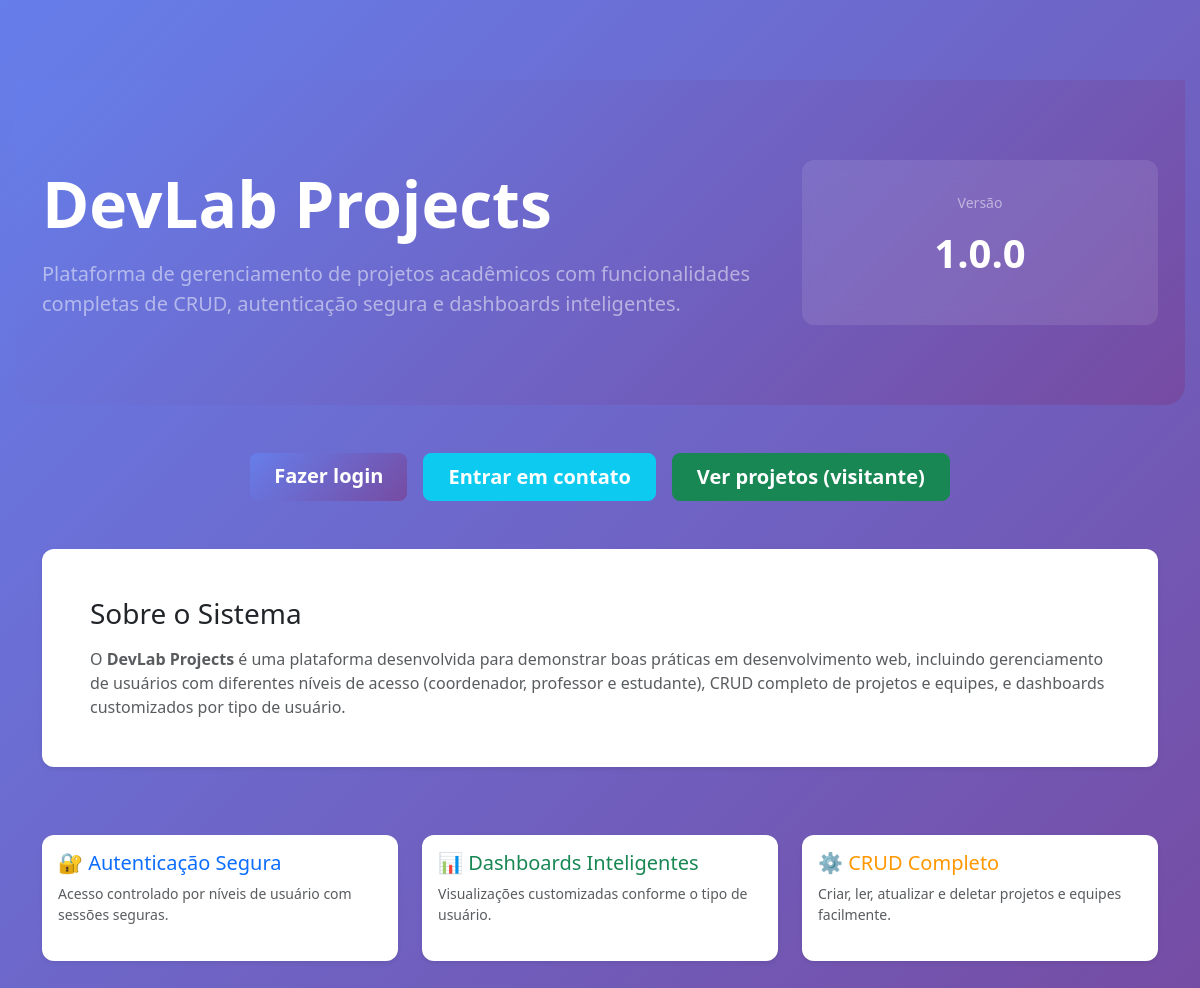
The app's page /, older data.
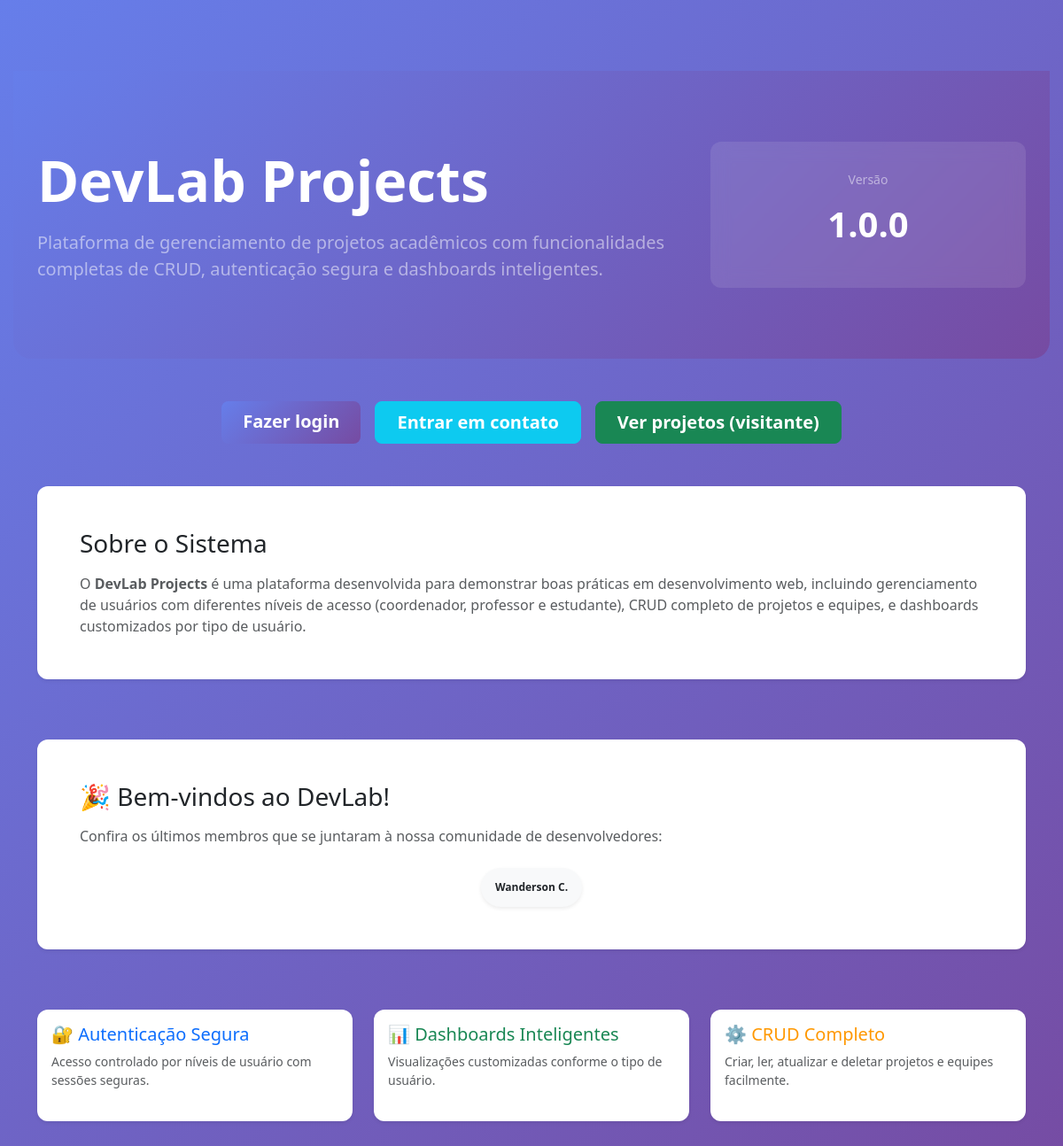
The same page, newer data.
### meuapp/models.py (models this page shows, shortened)
class SolicitacaoCadastro(models.Model):
    STATUS_CHOICES = [
        ('pendente', 'Pendente'),
        ('aprovada', 'Aprovada'),
        ('rejeitada', 'Rejeitada'),
    ]
    nome_completo = models.CharField(max_length=150)
    email = models.EmailField(unique=True)
    data_nascimento = models.DateField()
    senha_hash = models.CharField(max_length=255)  # Hash da senha
    matricula = models.CharField(max_length=20, unique=True)
    status = models.CharField(max_length=20, choices=STATUS_CHOICES, default='pendente')
    data_solicitacao = models.DateTimeField(auto_now_add=True)
    data_aprovacao = models.DateTimeField(null=True, blank=True)
    coordenador_aprovador = models.ForeignKey(
        Usuario,
        on_delete=models.SET_NULL,
        null=True,
        blank=True,
        related_name='solicitacoes_aprovadas',
        help_text="Coordenador que aprovou/rejeitou a solicitação"
    )
    motivo_rejeicao = models.TextField(blank=True, help_text="Motivo da rejeição (se aplicável)")
    class Meta:
        verbose_name = 'Solicitação de Cadastro'
        verbose_name_plural = 'Solicitações de Cadastro'
        ordering = ['-data_solicitacao']

### meuapp/views.py (the view)
# urls.py: path('', views.home, name='home'),
def home(request):
    coordenacao = {
        'nome': 'Coordenação de Projetos',
        'email': 'coordenacao@example.edu.br',
        'telefone': '+55 (61) 99999-0000',
        'local': 'Bloco A, Sala 101',
        'horario': 'Seg–Sex 09:00–17:00',
    }
    solicitacoes_aprovadas = SolicitacaoCadastro.objects.filter(status='aprovada').order_by('-data_aprovacao')[:5]
    context = {
        'coordenacao': coordenacao,
        'solicitacoes_aprovadas': solicitacoes_aprovadas,
    }
    return render(request, 'home.html', context)

### meuapp/templates/home.html (shortened to what the changed rows need)
{% extends 'base.html' %}
{% block content %}
<div
    style="background: linear-gradient(135deg, #667eea 0%, #764ba2 100%); padding: 5rem 0; margin: -30px 0 3rem -15px; margin-right: -15px; border-radius: 0 0 20px 20px;">
    <div class="container">
        <div class="row align-items-center">
            <div class="col-md-8">
                <h1 class="display-3 fw-bold text-white mb-3">DevLab Projects</h1>
            </div>
        </div>
    </div>
</div>
<div class="container my-5">
    {% if solicitacoes_aprovadas %}
    <div class="row mb-5">
        <div class="col-md-12">
            <div class="card border-0 shadow-sm" style="border-radius: 12px;">
                <div class="card-body p-5">
                    <h3 class="card-title mb-3">🎉 Bem-vindos ao DevLab!</h3>
                    <p class="card-text text-muted mb-4">Confira os últimos membros que se juntaram à nossa comunidade de desenvolvedores:</p>
                    <div class="d-flex flex-wrap gap-3 justify-content-center">
                        {% for solicitacao in solicitacoes_aprovadas %}
                            {% with nome_partes=solicitacao.nome_completo.split %}
                            <span class="badge bg-light text-dark p-3 rounded-pill shadow-sm">
                                {{ nome_partes.0 }}
                                {% if nome_partes|length > 1 %}
                                    {{ nome_partes.1|first }}.
                                {% endif %}
                            </span>
                            {% endwith %}
                        {% endfor %}
                    </div>
                </div>
            </div>
        </div>
    </div>
    {% endif %}
</div>
{% endblock %}

Row changes from the older to the newer data that the page shows:
added SolicitacaoCadastro: nome_completo.split.0 "Wanderson", nome_completo.split.1|first "C"
Text that changed along with them:
text now shown: "🎉 Bem-vindos ao DevLab! Confira os últimos membros que se juntaram à nossa comunidade de desenvolvedores:"
